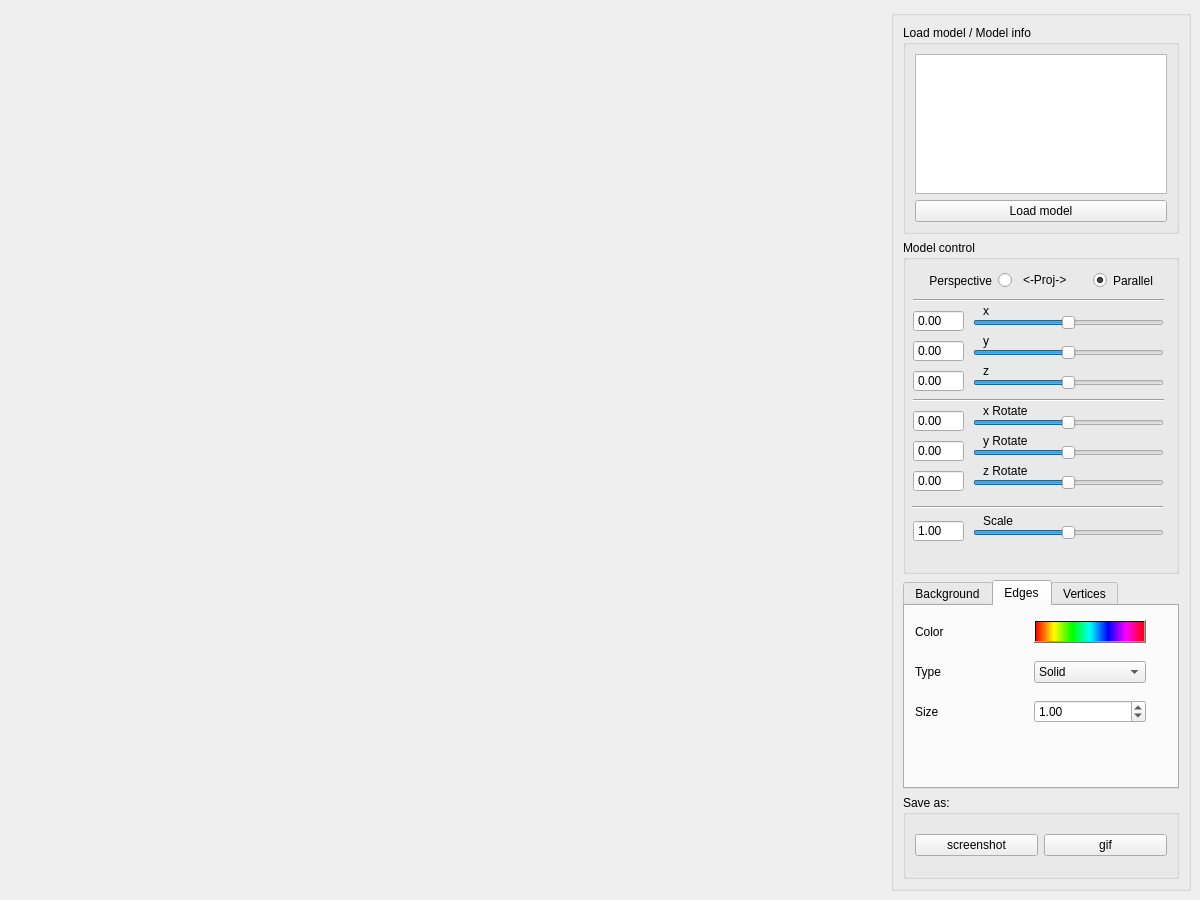
<?xml version="1.0" encoding="UTF-8"?>
<ui version="4.0">
 <class>MainWindow</class>
 <widget class="QMainWindow" name="MainWindow">
  <property name="geometry">
   <rect>
    <x>0</x>
    <y>0</y>
    <width>1200</width>
    <height>900</height>
   </rect>
  </property>
  <property name="windowTitle">
   <string>MainWindow</string>
  </property>
  <widget class="QWidget" name="centralwidget">
   <widget class="QWidget" name="layoutWidget">
    <property name="geometry">
     <rect>
      <x>10</x>
      <y>10</y>
      <width>1181</width>
      <height>881</height>
     </rect>
    </property>
    <layout class="QHBoxLayout" name="horizontalLayout_2">
     <item>
      <widget class="glModel" name="widget_model" native="true"/>
     </item>
     <item>
      <widget class="QGroupBox" name="groupBox">
       <property name="minimumSize">
        <size>
         <width>300</width>
         <height>300</height>
        </size>
       </property>
       <property name="maximumSize">
        <size>
         <width>300</width>
         <height>16777215</height>
        </size>
       </property>
       <property name="title">
        <string/>
       </property>
       <layout class="QHBoxLayout" name="horizontalLayout">
        <item>
         <layout class="QVBoxLayout" name="verticalLayout_2" stretch="25,40,25,10">
          <item>
           <widget class="QGroupBox" name="groupBox_5">
            <property name="title">
             <string>Load model / Model info</string>
            </property>
            <layout class="QVBoxLayout" name="verticalLayout">
             <item>
              <widget class="QTextEdit" name="fileinfo">
               <property name="frameShape">
                <enum>QFrame::StyledPanel</enum>
               </property>
               <property name="frameShadow">
                <enum>QFrame::Sunken</enum>
               </property>
               <property name="readOnly">
                <bool>true</bool>
               </property>
               <property name="html">
                <string>&lt;!DOCTYPE HTML PUBLIC &quot;-//W3C//DTD HTML 4.0//EN&quot; &quot;http://www.w3.org/TR/REC-html40/strict.dtd&quot;&gt;
&lt;html&gt;&lt;head&gt;&lt;meta name=&quot;qrichtext&quot; content=&quot;1&quot; /&gt;&lt;meta charset=&quot;utf-8&quot; /&gt;&lt;style type=&quot;text/css&quot;&gt;
p, li { white-space: pre-wrap; }
&lt;/style&gt;&lt;/head&gt;&lt;body style=&quot; font-family:'.AppleSystemUIFont'; font-size:13pt; font-weight:400; font-style:normal;&quot;&gt;
&lt;p style=&quot;-qt-paragraph-type:empty; margin-top:0px; margin-bottom:0px; margin-left:0px; margin-right:0px; -qt-block-indent:0; text-indent:0px;&quot;&gt;&lt;br /&gt;&lt;/p&gt;&lt;/body&gt;&lt;/html&gt;</string>
               </property>
               <property name="textInteractionFlags">
                <set>Qt::TextSelectableByMouse</set>
               </property>
              </widget>
             </item>
             <item>
              <widget class="QPushButton" name="load">
               <property name="text">
                <string>Load model</string>
               </property>
              </widget>
             </item>
            </layout>
           </widget>
          </item>
          <item>
           <widget class="QGroupBox" name="groupBox_7">
            <property name="title">
             <string>Model control</string>
            </property>
            <widget class="QSlider" name="moveY_slider">
             <property name="geometry">
              <rect>
               <x>70</x>
               <y>100</y>
               <width>191</width>
               <height>25</height>
              </rect>
             </property>
             <property name="minimum">
              <number>-100</number>
             </property>
             <property name="maximum">
              <number>100</number>
             </property>
             <property name="pageStep">
              <number>1</number>
             </property>
             <property name="tracking">
              <bool>true</bool>
             </property>
             <property name="orientation">
              <enum>Qt::Horizontal</enum>
             </property>
            </widget>
            <widget class="QLabel" name="label">
             <property name="geometry">
              <rect>
               <x>80</x>
               <y>90</y>
               <width>21</width>
               <height>21</height>
              </rect>
             </property>
             <property name="text">
              <string>y</string>
             </property>
            </widget>
            <widget class="QSlider" name="moveX_slider">
             <property name="geometry">
              <rect>
               <x>70</x>
               <y>70</y>
               <width>191</width>
               <height>25</height>
              </rect>
             </property>
             <property name="minimum">
              <number>-500</number>
             </property>
             <property name="maximum">
              <number>500</number>
             </property>
             <property name="tracking">
              <bool>true</bool>
             </property>
             <property name="orientation">
              <enum>Qt::Horizontal</enum>
             </property>
             <property name="invertedAppearance">
              <bool>false</bool>
             </property>
             <property name="invertedControls">
              <bool>false</bool>
             </property>
             <property name="tickPosition">
              <enum>QSlider::NoTicks</enum>
             </property>
             <property name="tickInterval">
              <number>0</number>
             </property>
            </widget>
            <widget class="QLabel" name="label_2">
             <property name="geometry">
              <rect>
               <x>80</x>
               <y>60</y>
               <width>21</width>
               <height>21</height>
              </rect>
             </property>
             <property name="text">
              <string>x</string>
             </property>
            </widget>
            <widget class="QLabel" name="label_3">
             <property name="geometry">
              <rect>
               <x>80</x>
               <y>120</y>
               <width>21</width>
               <height>21</height>
              </rect>
             </property>
             <property name="text">
              <string>z</string>
             </property>
            </widget>
            <widget class="QSlider" name="moveZ_slider">
             <property name="geometry">
              <rect>
               <x>70</x>
               <y>130</y>
               <width>191</width>
               <height>25</height>
              </rect>
             </property>
             <property name="minimum">
              <number>-500</number>
             </property>
             <property name="maximum">
              <number>500</number>
             </property>
             <property name="tracking">
              <bool>true</bool>
             </property>
             <property name="orientation">
              <enum>Qt::Horizontal</enum>
             </property>
            </widget>
            <widget class="QSlider" name="scale_slider">
             <property name="geometry">
              <rect>
               <x>70</x>
               <y>280</y>
               <width>191</width>
               <height>25</height>
              </rect>
             </property>
             <property name="minimum">
              <number>-15</number>
             </property>
             <property name="maximum">
              <number>15</number>
             </property>
             <property name="singleStep">
              <number>1</number>
             </property>
             <property name="pageStep">
              <number>1</number>
             </property>
             <property name="value">
              <number>0</number>
             </property>
             <property name="sliderPosition">
              <number>0</number>
             </property>
             <property name="tracking">
              <bool>true</bool>
             </property>
             <property name="orientation">
              <enum>Qt::Horizontal</enum>
             </property>
            </widget>
            <widget class="QLabel" name="label_4">
             <property name="geometry">
              <rect>
               <x>80</x>
               <y>270</y>
               <width>71</width>
               <height>21</height>
              </rect>
             </property>
             <property name="text">
              <string>Scale</string>
             </property>
            </widget>
            <widget class="QSlider" name="rotateX_slider">
             <property name="geometry">
              <rect>
               <x>70</x>
               <y>170</y>
               <width>191</width>
               <height>25</height>
              </rect>
             </property>
             <property name="minimum">
              <number>-45</number>
             </property>
             <property name="maximum">
              <number>45</number>
             </property>
             <property name="pageStep">
              <number>1</number>
             </property>
             <property name="tracking">
              <bool>true</bool>
             </property>
             <property name="orientation">
              <enum>Qt::Horizontal</enum>
             </property>
            </widget>
            <widget class="QLabel" name="label_5">
             <property name="geometry">
              <rect>
               <x>80</x>
               <y>160</y>
               <width>71</width>
               <height>21</height>
              </rect>
             </property>
             <property name="text">
              <string>x Rotate</string>
             </property>
            </widget>
            <widget class="QLabel" name="label_6">
             <property name="geometry">
              <rect>
               <x>80</x>
               <y>190</y>
               <width>81</width>
               <height>21</height>
              </rect>
             </property>
             <property name="text">
              <string>y Rotate</string>
             </property>
            </widget>
            <widget class="QSlider" name="rotateY_slider">
             <property name="geometry">
              <rect>
               <x>70</x>
               <y>200</y>
               <width>191</width>
               <height>25</height>
              </rect>
             </property>
             <property name="cursor">
              <cursorShape>ArrowCursor</cursorShape>
             </property>
             <property name="minimum">
              <number>-45</number>
             </property>
             <property name="maximum">
              <number>45</number>
             </property>
             <property name="pageStep">
              <number>1</number>
             </property>
             <property name="tracking">
              <bool>true</bool>
             </property>
             <property name="orientation">
              <enum>Qt::Horizontal</enum>
             </property>
            </widget>
            <widget class="QLabel" name="label_7">
             <property name="geometry">
              <rect>
               <x>80</x>
               <y>220</y>
               <width>71</width>
               <height>21</height>
              </rect>
             </property>
             <property name="text">
              <string>z Rotate</string>
             </property>
            </widget>
            <widget class="QRadioButton" name="frustrum_proj">
             <property name="geometry">
              <rect>
               <x>190</x>
               <y>30</y>
               <width>71</width>
               <height>21</height>
              </rect>
             </property>
             <property name="layoutDirection">
              <enum>Qt::LeftToRight</enum>
             </property>
             <property name="text">
              <string>Parallel</string>
             </property>
             <property name="checked">
              <bool>true</bool>
             </property>
            </widget>
            <widget class="QRadioButton" name="ortho_proj">
             <property name="geometry">
              <rect>
               <x>10</x>
               <y>30</y>
               <width>99</width>
               <height>21</height>
              </rect>
             </property>
             <property name="layoutDirection">
              <enum>Qt::RightToLeft</enum>
             </property>
             <property name="text">
              <string>Perspective</string>
             </property>
            </widget>
            <widget class="QLabel" name="label_8">
             <property name="geometry">
              <rect>
               <x>120</x>
               <y>30</y>
               <width>61</width>
               <height>20</height>
              </rect>
             </property>
             <property name="text">
              <string>&lt;-Proj-&gt;</string>
             </property>
            </widget>
            <widget class="Line" name="line">
             <property name="geometry">
              <rect>
               <x>9</x>
               <y>257</y>
               <width>251</width>
               <height>20</height>
              </rect>
             </property>
             <property name="orientation">
              <enum>Qt::Horizontal</enum>
             </property>
            </widget>
            <widget class="Line" name="line_2">
             <property name="geometry">
              <rect>
               <x>10</x>
               <y>150</y>
               <width>251</width>
               <height>20</height>
              </rect>
             </property>
             <property name="orientation">
              <enum>Qt::Horizontal</enum>
             </property>
            </widget>
            <widget class="Line" name="line_3">
             <property name="geometry">
              <rect>
               <x>10</x>
               <y>50</y>
               <width>251</width>
               <height>20</height>
              </rect>
             </property>
             <property name="frameShadow">
              <enum>QFrame::Sunken</enum>
             </property>
             <property name="orientation">
              <enum>Qt::Horizontal</enum>
             </property>
            </widget>
            <widget class="QDoubleSpinBox" name="x_value">
             <property name="geometry">
              <rect>
               <x>10</x>
               <y>70</y>
               <width>51</width>
               <height>22</height>
              </rect>
             </property>
             <property name="buttonSymbols">
              <enum>QAbstractSpinBox::NoButtons</enum>
             </property>
             <property name="decimals">
              <number>2</number>
             </property>
             <property name="minimum">
              <double>-5.000000000000000</double>
             </property>
             <property name="maximum">
              <double>5.000000000000000</double>
             </property>
             <property name="singleStep">
              <double>0.010000000000000</double>
             </property>
            </widget>
            <widget class="QDoubleSpinBox" name="y_value">
             <property name="geometry">
              <rect>
               <x>10</x>
               <y>100</y>
               <width>51</width>
               <height>22</height>
              </rect>
             </property>
             <property name="buttonSymbols">
              <enum>QAbstractSpinBox::NoButtons</enum>
             </property>
             <property name="minimum">
              <double>-5.000000000000000</double>
             </property>
             <property name="maximum">
              <double>5.000000000000000</double>
             </property>
             <property name="singleStep">
              <double>0.010000000000000</double>
             </property>
            </widget>
            <widget class="QDoubleSpinBox" name="z_value">
             <property name="geometry">
              <rect>
               <x>10</x>
               <y>130</y>
               <width>51</width>
               <height>22</height>
              </rect>
             </property>
             <property name="buttonSymbols">
              <enum>QAbstractSpinBox::NoButtons</enum>
             </property>
             <property name="minimum">
              <double>-5.000000000000000</double>
             </property>
             <property name="maximum">
              <double>5.000000000000000</double>
             </property>
             <property name="singleStep">
              <double>0.010000000000000</double>
             </property>
            </widget>
            <widget class="QDoubleSpinBox" name="xrot_value">
             <property name="geometry">
              <rect>
               <x>10</x>
               <y>170</y>
               <width>51</width>
               <height>22</height>
              </rect>
             </property>
             <property name="buttonSymbols">
              <enum>QAbstractSpinBox::NoButtons</enum>
             </property>
             <property name="minimum">
              <double>-360.000000000000000</double>
             </property>
             <property name="maximum">
              <double>360.000000000000000</double>
             </property>
            </widget>
            <widget class="QDoubleSpinBox" name="yrot_value">
             <property name="geometry">
              <rect>
               <x>10</x>
               <y>200</y>
               <width>51</width>
               <height>22</height>
              </rect>
             </property>
             <property name="buttonSymbols">
              <enum>QAbstractSpinBox::NoButtons</enum>
             </property>
             <property name="minimum">
              <double>-360.000000000000000</double>
             </property>
             <property name="maximum">
              <double>360.000000000000000</double>
             </property>
            </widget>
            <widget class="QDoubleSpinBox" name="zrot_value">
             <property name="geometry">
              <rect>
               <x>10</x>
               <y>230</y>
               <width>51</width>
               <height>22</height>
              </rect>
             </property>
             <property name="buttonSymbols">
              <enum>QAbstractSpinBox::NoButtons</enum>
             </property>
             <property name="minimum">
              <double>-360.000000000000000</double>
             </property>
             <property name="maximum">
              <double>360.000000000000000</double>
             </property>
            </widget>
            <widget class="QDoubleSpinBox" name="scale_value">
             <property name="geometry">
              <rect>
               <x>10</x>
               <y>280</y>
               <width>51</width>
               <height>22</height>
              </rect>
             </property>
             <property name="buttonSymbols">
              <enum>QAbstractSpinBox::NoButtons</enum>
             </property>
             <property name="minimum">
              <double>0.010000000000000</double>
             </property>
             <property name="maximum">
              <double>10.000000000000000</double>
             </property>
             <property name="singleStep">
              <double>0.010000000000000</double>
             </property>
             <property name="value">
              <double>1.000000000000000</double>
             </property>
            </widget>
            <widget class="QSlider" name="rotateZ_slider">
             <property name="geometry">
              <rect>
               <x>70</x>
               <y>230</y>
               <width>191</width>
               <height>25</height>
              </rect>
             </property>
             <property name="cursor">
              <cursorShape>ArrowCursor</cursorShape>
             </property>
             <property name="minimum">
              <number>-45</number>
             </property>
             <property name="maximum">
              <number>45</number>
             </property>
             <property name="pageStep">
              <number>1</number>
             </property>
             <property name="sliderPosition">
              <number>0</number>
             </property>
             <property name="tracking">
              <bool>true</bool>
             </property>
             <property name="orientation">
              <enum>Qt::Horizontal</enum>
             </property>
            </widget>
           </widget>
          </item>
          <item>
           <widget class="QTabWidget" name="tabWidget_8">
            <property name="currentIndex">
             <number>1</number>
            </property>
            <widget class="QWidget" name="tab_1">
             <attribute name="title">
              <string>Background</string>
             </attribute>
             <widget class="QWidget" name="layoutWidget_2">
              <property name="geometry">
               <rect>
                <x>10</x>
                <y>10</y>
                <width>231</width>
                <height>31</height>
               </rect>
              </property>
              <layout class="QHBoxLayout" name="horizontalLayout_6">
               <item>
                <widget class="QLabel" name="label_color_backgr">
                 <property name="text">
                  <string>Color</string>
                 </property>
                </widget>
               </item>
               <item>
                <widget class="QPushButton" name="backgr_color">
                 <property name="styleSheet">
                  <string notr="true">QPushButton {
    background-color: qlineargradient(spread:pad, x1:0, y1:0, x2:1, y2:0, stop:0 rgba(255, 0, 0, 255), stop:0.166 rgba(255, 255, 0, 255), stop:0.333 rgba(0, 255, 0, 255), stop:0.5 rgba(0, 255, 255, 255), stop:0.666 rgba(0, 0, 255, 255), stop:0.833 rgba(255, 0, 255, 255), stop:1 rgba(255, 0, 0, 255));
}</string>
                 </property>
                 <property name="text">
                  <string/>
                 </property>
                </widget>
               </item>
              </layout>
             </widget>
            </widget>
            <widget class="QWidget" name="tab_2">
             <attribute name="title">
              <string>Edges</string>
             </attribute>
             <widget class="QWidget" name="layoutWidget_3">
              <property name="geometry">
               <rect>
                <x>10</x>
                <y>50</y>
                <width>231</width>
                <height>32</height>
               </rect>
              </property>
              <layout class="QHBoxLayout" name="horizontalLayout_5">
               <item>
                <widget class="QLabel" name="label_type_facet">
                 <property name="text">
                  <string>Type</string>
                 </property>
                </widget>
               </item>
               <item>
                <widget class="QComboBox" name="edges_type">
                 <item>
                  <property name="text">
                   <string>Solid</string>
                  </property>
                 </item>
                 <item>
                  <property name="text">
                   <string>Dashed</string>
                  </property>
                 </item>
                </widget>
               </item>
              </layout>
             </widget>
             <widget class="QWidget" name="layoutWidget_4">
              <property name="geometry">
               <rect>
                <x>10</x>
                <y>10</y>
                <width>231</width>
                <height>31</height>
               </rect>
              </property>
              <layout class="QHBoxLayout" name="horizontalLayout_7">
               <item>
                <widget class="QLabel" name="label_color_facet">
                 <property name="text">
                  <string>Color</string>
                 </property>
                </widget>
               </item>
               <item>
                <widget class="QPushButton" name="edges_color">
                 <property name="styleSheet">
                  <string notr="true">QPushButton {
    background-color: qlineargradient(spread:pad, x1:0, y1:0, x2:1, y2:0, stop:0 rgba(255, 0, 0, 255), stop:0.166 rgba(255, 255, 0, 255), stop:0.333 rgba(0, 255, 0, 255), stop:0.5 rgba(0, 255, 255, 255), stop:0.666 rgba(0, 0, 255, 255), stop:0.833 rgba(255, 0, 255, 255), stop:1 rgba(255, 0, 0, 255));
}</string>
                 </property>
                 <property name="text">
                  <string/>
                 </property>
                </widget>
               </item>
              </layout>
             </widget>
             <widget class="QWidget" name="layoutWidget_5">
              <property name="geometry">
               <rect>
                <x>10</x>
                <y>90</y>
                <width>231</width>
                <height>31</height>
               </rect>
              </property>
              <layout class="QHBoxLayout" name="horizontalLayout_8">
               <item>
                <widget class="QLabel" name="label_size_facet">
                 <property name="text">
                  <string>Size</string>
                 </property>
                </widget>
               </item>
               <item>
                <widget class="QDoubleSpinBox" name="edges_size">
                 <property name="minimum">
                  <double>0.100000000000000</double>
                 </property>
                 <property name="maximum">
                  <double>9.990000000000000</double>
                 </property>
                 <property name="value">
                  <double>1.000000000000000</double>
                 </property>
                </widget>
               </item>
              </layout>
             </widget>
            </widget>
            <widget class="QWidget" name="tab_3">
             <attribute name="title">
              <string>Vertices</string>
             </attribute>
             <widget class="QWidget" name="layoutWidget_6">
              <property name="geometry">
               <rect>
                <x>10</x>
                <y>90</y>
                <width>231</width>
                <height>31</height>
               </rect>
              </property>
              <layout class="QHBoxLayout" name="horizontalLayout_9">
               <item>
                <widget class="QLabel" name="label_size_vertice">
                 <property name="text">
                  <string>Size</string>
                 </property>
                </widget>
               </item>
               <item>
                <widget class="QDoubleSpinBox" name="vertices_size">
                 <property name="minimum">
                  <double>0.100000000000000</double>
                 </property>
                 <property name="maximum">
                  <double>29.989999999999998</double>
                 </property>
                 <property name="value">
                  <double>8.000000000000000</double>
                 </property>
                </widget>
               </item>
              </layout>
             </widget>
             <widget class="QWidget" name="layoutWidget_7">
              <property name="geometry">
               <rect>
                <x>10</x>
                <y>10</y>
                <width>231</width>
                <height>31</height>
               </rect>
              </property>
              <layout class="QHBoxLayout" name="horizontalLayout_10">
               <item>
                <widget class="QLabel" name="label_color_vertices">
                 <property name="text">
                  <string>Color</string>
                 </property>
                </widget>
               </item>
               <item>
                <widget class="QPushButton" name="vertices_color">
                 <property name="styleSheet">
                  <string notr="true">QPushButton {
    background-color: qlineargradient(spread:pad, x1:0, y1:0, x2:1, y2:0, stop:0 rgba(255, 0, 0, 255), stop:0.166 rgba(255, 255, 0, 255), stop:0.333 rgba(0, 255, 0, 255), stop:0.5 rgba(0, 255, 255, 255), stop:0.666 rgba(0, 0, 255, 255), stop:0.833 rgba(255, 0, 255, 255), stop:1 rgba(255, 0, 0, 255));
}</string>
                 </property>
                 <property name="text">
                  <string/>
                 </property>
                </widget>
               </item>
              </layout>
             </widget>
             <widget class="QWidget" name="layoutWidget_8">
              <property name="geometry">
               <rect>
                <x>10</x>
                <y>50</y>
                <width>231</width>
                <height>32</height>
               </rect>
              </property>
              <layout class="QHBoxLayout" name="horizontalLayout_11">
               <item>
                <widget class="QLabel" name="label_type_vertice">
                 <property name="text">
                  <string>Type</string>
                 </property>
                </widget>
               </item>
               <item>
                <widget class="QComboBox" name="vertices_type">
                 <item>
                  <property name="text">
                   <string>None</string>
                  </property>
                 </item>
                 <item>
                  <property name="text">
                   <string>Circle</string>
                  </property>
                 </item>
                 <item>
                  <property name="text">
                   <string>Square</string>
                  </property>
                 </item>
                </widget>
               </item>
              </layout>
             </widget>
            </widget>
           </widget>
          </item>
          <item>
           <widget class="QGroupBox" name="groupBox_2">
            <property name="title">
             <string>Save as:</string>
            </property>
            <layout class="QHBoxLayout" name="horizontalLayout_4">
             <item>
              <widget class="QPushButton" name="screenshot_button">
               <property name="text">
                <string>screenshot</string>
               </property>
              </widget>
             </item>
             <item>
              <widget class="QPushButton" name="gif_button">
               <property name="text">
                <string>gif</string>
               </property>
              </widget>
             </item>
            </layout>
           </widget>
          </item>
         </layout>
        </item>
       </layout>
      </widget>
     </item>
    </layout>
   </widget>
  </widget>
 </widget>
 <customwidgets>
  <customwidget>
   <class>glModel</class>
   <extends>QWidget</extends>
   <header>glmodel.h</header>
   <container>1</container>
  </customwidget>
 </customwidgets>
 <resources/>
 <connections/>
</ui>
